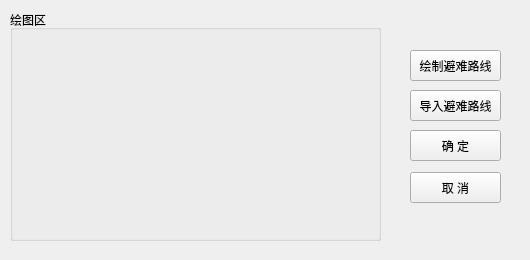
<?xml version="1.0" encoding="UTF-8"?>
<ui version="4.0">
 <class>safeevacuationrouteForm</class>
 <widget class="QWidget" name="safeevacuationrouteForm">
  <property name="geometry">
   <rect>
    <x>0</x>
    <y>0</y>
    <width>530</width>
    <height>260</height>
   </rect>
  </property>
  <property name="minimumSize">
   <size>
    <width>530</width>
    <height>260</height>
   </size>
  </property>
  <property name="maximumSize">
   <size>
    <width>530</width>
    <height>260</height>
   </size>
  </property>
  <property name="windowTitle">
   <string>安全避难路线</string>
  </property>
  <widget class="QGroupBox" name="groupBox">
   <property name="geometry">
    <rect>
     <x>10</x>
     <y>10</y>
     <width>371</width>
     <height>231</height>
    </rect>
   </property>
   <property name="title">
    <string>绘图区</string>
   </property>
  </widget>
  <widget class="QPushButton" name="pushButton">
   <property name="geometry">
    <rect>
     <x>410</x>
     <y>130</y>
     <width>91</width>
     <height>31</height>
    </rect>
   </property>
   <property name="text">
    <string>确 定</string>
   </property>
  </widget>
  <widget class="QPushButton" name="pushButton_2">
   <property name="geometry">
    <rect>
     <x>410</x>
     <y>172</y>
     <width>91</width>
     <height>31</height>
    </rect>
   </property>
   <property name="text">
    <string>取 消</string>
   </property>
  </widget>
  <widget class="QPushButton" name="pushButton_3">
   <property name="geometry">
    <rect>
     <x>410</x>
     <y>50</y>
     <width>91</width>
     <height>31</height>
    </rect>
   </property>
   <property name="text">
    <string>绘制避难路线</string>
   </property>
  </widget>
  <widget class="QPushButton" name="pushButton_4">
   <property name="geometry">
    <rect>
     <x>410</x>
     <y>90</y>
     <width>91</width>
     <height>31</height>
    </rect>
   </property>
   <property name="text">
    <string>导入避难路线</string>
   </property>
  </widget>
 </widget>
 <resources/>
 <connections/>
</ui>
